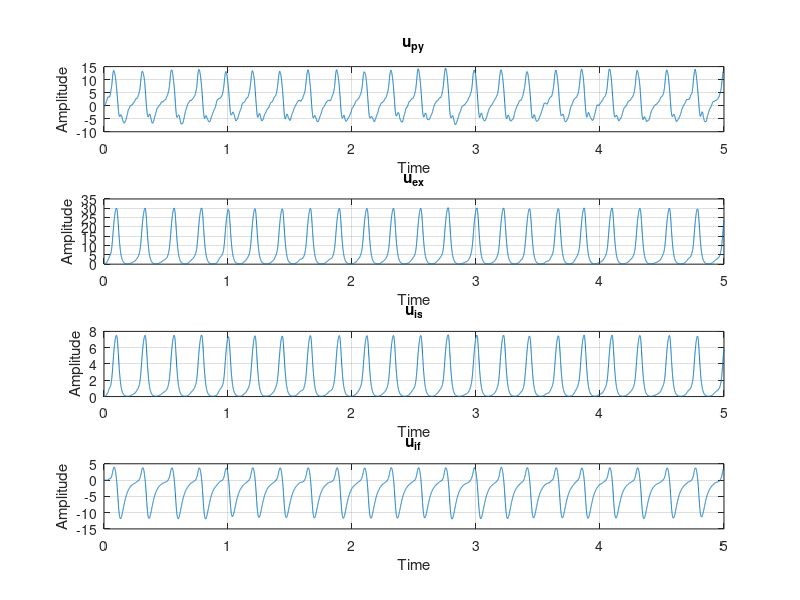

MATLAB code to generate this figure: (Note: this script raises an error after producing the figure.)
clear all, close all, clc
%% Generate Data
% Simulation settings
Npart = 50; %Number of parts for fourier transform including intial part
Tend = 10*Npart; %Total simulation time
NTST = Tend*2000; %Number of Time Steps
Nout = 1; % Output every 5th time step
deltat = Tend/NTST; %Time step size

% Parameter settings
% Initiate parameters
A = 5; %Average excitory synaptic gain
B = 25; %Average slow inhibitory synaptic gain
G = 15; %Average fast inhibitory synaptic gain

a = 100; %Inverse of excitory time constant
b = 50; %Inverse of slow inhibitory time constant
g = 500; %Inverse of fast inhibitory time constant

C = 135; %Connectivity parameter
C1 = C;
C2 = 0.8*C;
C3 = 0.25*C;
C4 = 0.25*C;
C5 = 0.3*C;
C6 = 0.1*C;
C7 = 0.8*C;

pf = 90; %Mean i n p u t
sd = 2; %Standard deviation input
e0 = 2.5;
r = 0.56;
v0 = 6;

%% Define the parameters for the Wendling model
n = 3;
switch n
    case 1 % Noisy perturbation around an equilibrium
        B = 50;
    case 2 % Spikes Wave Discharges (SWD) 
        B = 40;
    case 3 % Sustained SWDs
        B = 25;
    case 4 % Slow rhythmic activity
        B = 10;
    case 5 % Rapid low-voltage activity
        B = 5;
        G = 25;
    case 6 % Quasi-sinusoidal activity
        B = 15;
        G = 0;
    otherwise
        disp('Invalid input!');
end

% Initial conditions
x = zeros(4,1);
y = zeros(4,1);

% Initialize variables for computation
Im = eye(4,4);

Q1 = -deltat*diag([a^2, a^2 ,b^2, g^2]);
Q2 = Im-2*deltat*diag([a, a , b , g ]);
Q3 = deltat*diag([A*a ,A*a ,B*b ,G*g ]);

fd = [0 ; A*a*pf/C2; 0 ; 0]*deltat;
fs = [0 ; A*a/C2 ; 0 ; 0 ]*sqrt(deltat)*sd*randn(1,NTST) ;

P= [[0 , C2 , -C4,-C7 ] ;
    [C1 , 0 , 0 , 0];
    [C3 , 0 , 0 , 0];
    [C5, 0 , -C6 , 0]];

u = P*x;
uout = zeros(4,ceil(NTST/Nout)+1) ;
uout(:,1) = u;

xn = zeros(4,1);
yn = zeros(4,1);

tel = 0;
indexplot = 2;
for i = 1:NTST
    xn = x + deltat*y;
    yn = Q1*x + Q2*y + Q3*(2*e0./(1+exp(r.*(v0*ones(4,1)-u)))) + fd + fs(:,i);

    x = xn;
    y = yn;
    u = P*x;

    %Saves u for output every Nout iterations
    tel = tel + 1;
    if tel == Nout
        tel = 0;
        uout(:,indexplot) = u;
        indexplot = indexplot + 1;
    end
end
%% Plot time series:
% Plotting the first k data points of the simulated u variables
k = 10000;
figure('Position',[507,50,935,946]);
subplot(4,1,1);
plot([0:Nout:(Nout*(k-1))]*deltat, uout(1,1:k));
title('u_{py}');
grid on
xlabel('Time');
ylabel('Amplitude');

subplot(4,1,2);
plot([0:Nout:(Nout*(k-1))]*deltat, uout(2,1:k));
title('u_{ex}');
grid on

xlabel('Time');
ylabel('Amplitude');

subplot(4,1,3);
plot([0:Nout:(Nout*(k-1))]*deltat, uout(3,1:k));
title('u_{is}');
grid on

xlabel('Time');
ylabel('Amplitude');

subplot(4,1,4);
plot([0:Nout:(Nout*(k-1))]*deltat, uout(4,1:k));
title('u_{if}');
grid on

xlabel('Time');
ylabel('Amplitude');

% Define the descriptions for each type
typeDescriptions = ["Noisy perturbation around an equilibrium", ...
    "Spikes Wave Discharges (SWD)", ...
    "Sustained SWDs", ...
    "Slow rhythmic activity", ...
    "Rapid low-voltage activity", ...
    "Quasi-sinusoidal activity"];

% Create a title string that includes the type of simulation
titleStr = sprintf('Simulated u variables over time (Type %d: %s)', n, typeDescriptions(n));

% Set the title of the figure
sgtitle(titleStr);

